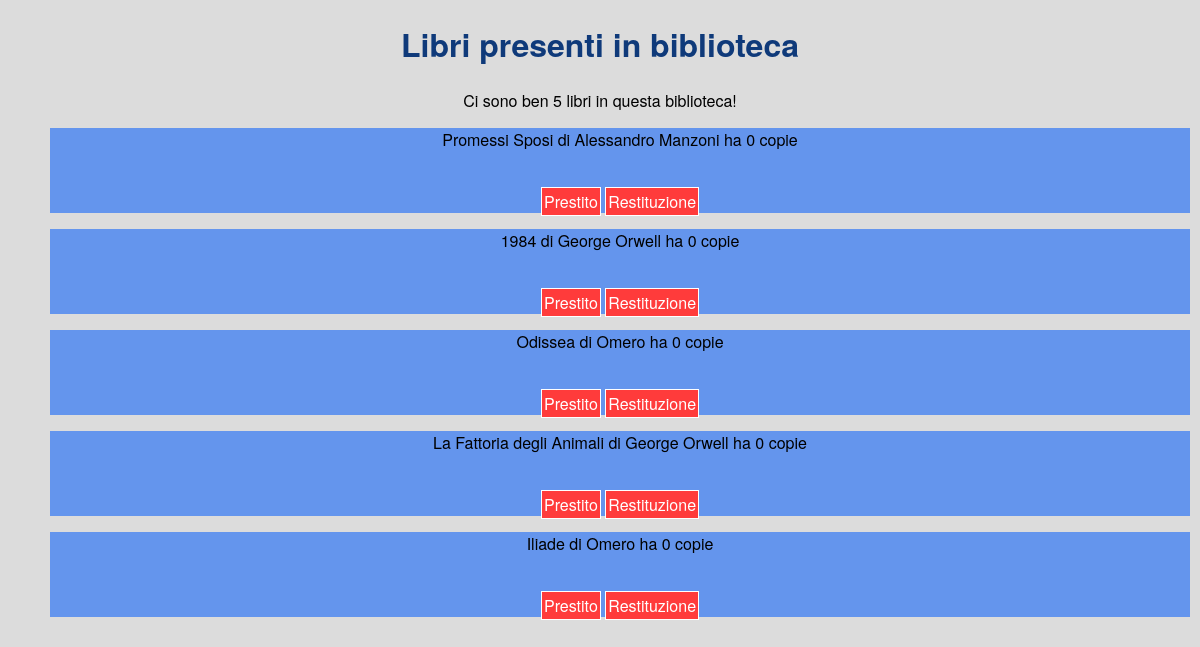
/gestione/listalibri/, run on an earlier commit of the app's database.
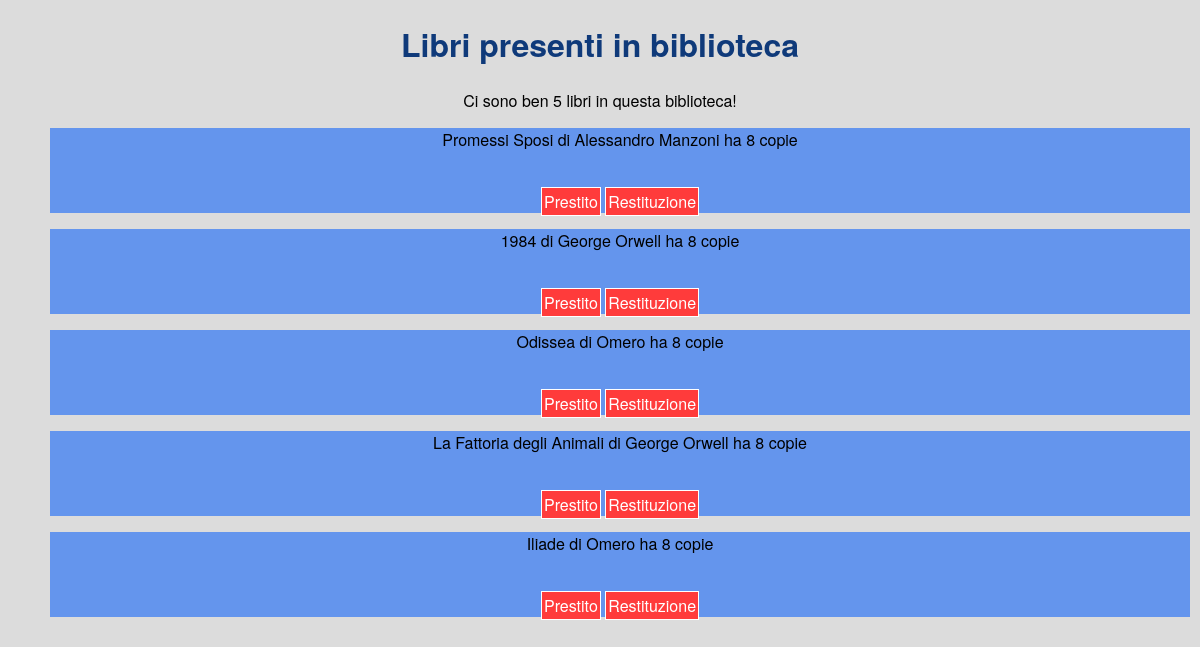
And on a later commit of the database.
### gestione/models.py (models this page shows)
class Libro(models.Model):
    titolo = models.CharField(max_length=200)
    autore = models.CharField(max_length=50)
    pagine = models.IntegerField(default=100)
    def __str__(self):
        out = f"{self.titolo} di {self.autore} ha {str(self.copie.all().count())} copie"
        return out
    class Meta:
        verbose_name_plural = "Libri"

### gestione/views.py (the view)
# urls.py: path('listalibri/', lista_libri, name='listalibri'),
def lista_libri(request):
    temp = 'gestione/listalibri.html'
    ctx = {
        "title": "Libri presenti in biblioteca",
        "listalibri": Libro.objects.all(),
    }
    return render(request, temp, ctx)

### gestione/templates/gestione/listalibri.html (shortened to what this page needs)
{% extends "base.html" %}
{% block content %}
    <center>
    <h1>{{title}}</h1>
    {% if listalibri.count > 0 %}
        <p> Ci sono ben {{listalibri.count}} libri in questa biblioteca! </p>
        <ul>
        {% for l in listalibri %}
            <li>
                <p>{{ l }}</p>
                <br>
                <a href="{% url 'gestione:prestito' titolo=l.titolo autore=l.autore %}">Prestito</a>
                <a href="{% url 'gestione:restituzione_lista' titolo=l.titolo autore=l.autore %}">Restituzione</a>
            </li>
        {% endfor %}
        </ul>
    {% else %}
        <p>Non ci sono libri!</p>
    {% endif %}
    </center>
{% endblock %}

What changed in the data, as far as the page shows it:
removed Libro: titolo+autore+id "Promessi Sposi di Alessandro Manzoni ha 0 copie"
removed Libro: titolo+autore+id "1984 di George Orwell ha 0 copie"
removed Libro: titolo+autore+id "Odissea di Omero ha 0 copie"
removed Libro: titolo+autore+id "La Fattoria degli Animali di George Orwell ha 0 copie"
removed Libro: titolo+autore+id "Iliade di Omero ha 0 copie"
added Libro: titolo+autore+id "Promessi Sposi di Alessandro Manzoni ha 8 copie"
added Libro: titolo+autore+id "1984 di George Orwell ha 8 copie"
added Libro: titolo+autore+id "Odissea di Omero ha 8 copie"
added Libro: titolo+autore+id "La Fattoria degli Animali di George Orwell ha 8 copie"
added Libro: titolo+autore+id "Iliade di Omero ha 8 copie"
